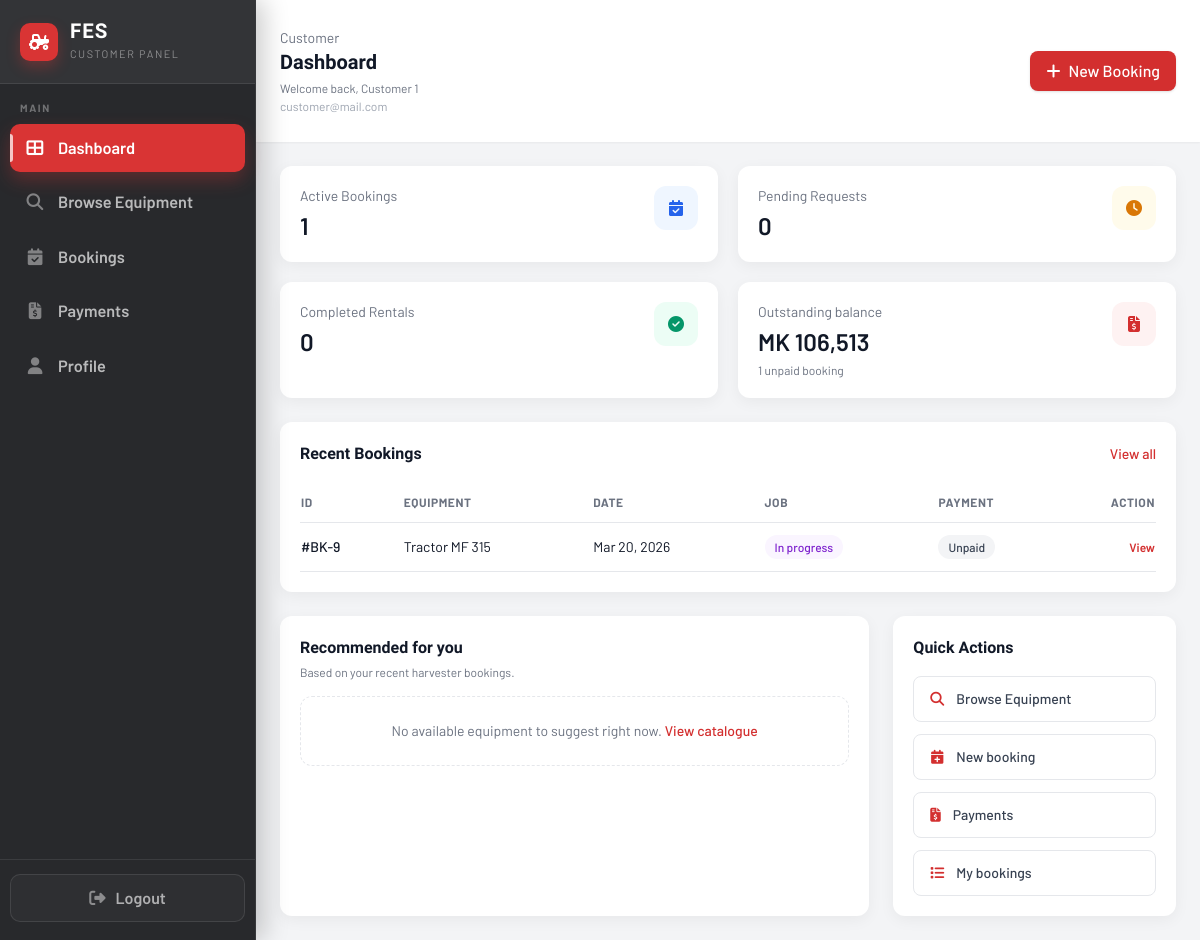
/Pages/customer/dashboard.php (signed in), run on an earlier commit of the app's database.
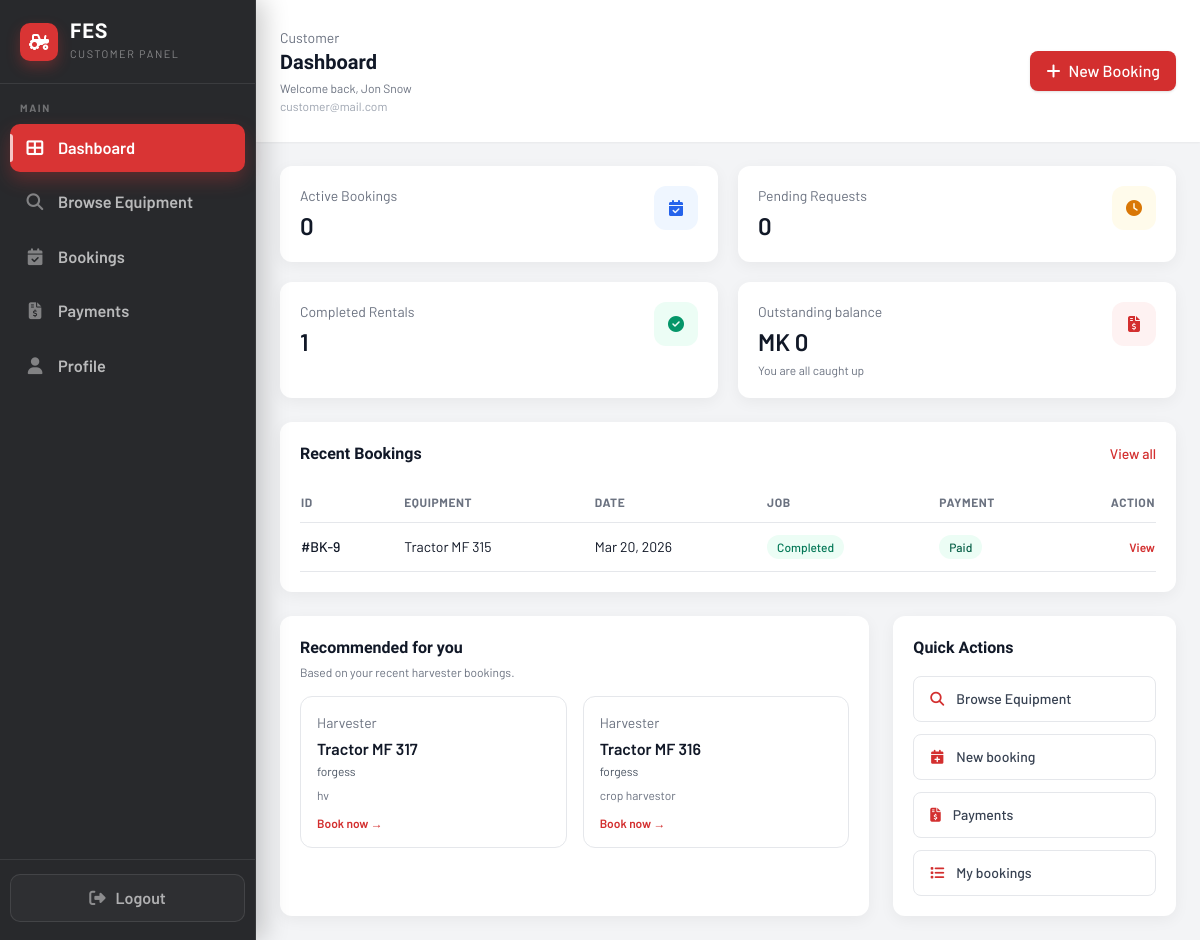
And on a later commit of the database.
### tables this page shows
CREATE TABLE IF NOT EXISTS `equipment` (
  `id` int NOT NULL AUTO_INCREMENT,
  `equipment_name` varchar(255) NOT NULL,
  `category` varchar(100) NOT NULL,
  `equipment_id` varchar(100) NOT NULL,
  `model` varchar(255) DEFAULT NULL,
  `description` text NOT NULL,
  `status` enum('available','in_use','maintenance','retired') NOT NULL DEFAULT 'available',
  `location` varchar(255) NOT NULL,
  `operator_id` int DEFAULT NULL,
  `purchase_date` date DEFAULT NULL,
  `daily_rate` decimal(10,2) NOT NULL,
  `hourly_rate` decimal(10,2) DEFAULT '0.00',
  `per_hectare_rate` decimal(10,2) DEFAULT NULL,
  `fuel_type` varchar(50) DEFAULT NULL,
  `total_usage_hours` int DEFAULT '0',
  `year_manufactured` int DEFAULT NULL,
  `weight_kg` decimal(10,2) DEFAULT NULL,
  `last_maintenance` date DEFAULT NULL,
  `icon` varchar(100) NOT NULL,
  `image_path` varchar(500) DEFAULT NULL,
  `created_at` timestamp NULL DEFAULT CURRENT_TIMESTAMP,
  `updated_at` timestamp NULL DEFAULT CURRENT_TIMESTAMP ON UPDATE CURRENT_TIMESTAMP,
  PRIMARY KEY (`id`),
  KEY `operator_id` (`operator_id`)
);

### Pages/customer/dashboard.php (the view, shortened to what the changed rows need)
<?php
require_once __DIR__ . '/../../includes/fes_date.php';
$customerName = trim((string)($_SESSION['name'] ?? 'Customer'));
$customerEmail = trim((string)($_SESSION['email'] ?? ''));
$bookingStats = [
    'pending' => 0,
    'confirmed' => 0,
    'in_progress' => 0,
    'completed' => 0,
    'cancelled' => 0
];
$recentBookings = [];
$recommendedEquipment = [];
$outstandingMk = 0;
$unpaidBookingCount = 0;
$preferredCategory = '';
try {
    $conn = getDBConnection();
    $customerId = (int)$_SESSION['user_id'];
    $sql = "SELECT status, COUNT(*) as total FROM bookings WHERE customer_id = ? GROUP BY status";
    if ($stmt = $conn->prepare($sql)) {
        $stmt->bind_param('i', $customerId);
        $stmt->execute();
        $res = $stmt->get_result();
        while ($row = $res->fetch_assoc()) {
            $status = $row['status'];
            if (isset($bookingStats[$status])) {
                $bookingStats[$status] = (int)$row['total'];
            }
        }
    }
    $sql = "SELECT COALESCE(SUM(CEIL(estimated_total_cost)), 0) AS owed, COUNT(*) AS cnt
            FROM bookings
            WHERE customer_id = ? AND status <> 'cancelled' AND payment_status <> 'paid'";
    if ($stmt = $conn->prepare($sql)) {
        $stmt->bind_param('i', $customerId);
        $stmt->execute();
        $row = $stmt->get_result()->fetch_assoc();
        if ($row) {
            $outstandingMk = (int)$row['owed'];
            $unpaidBookingCount = (int)$row['cnt'];
        }
    }
    $sql = "SELECT b.booking_id, b.booking_date, b.status, b.payment_status, e.equipment_name
            FROM bookings b
            JOIN equipment e ON e.equipment_id COLLATE utf8mb4_unicode_ci = b.equipment_id COLLATE utf8mb4_unicode_ci
            WHERE b.customer_id = ?
            ORDER BY b.created_at DESC
            LIMIT 5";
    if ($stmt = $conn->prepare($sql)) {
        $stmt->bind_param('i', $customerId);
        $stmt->execute();
        $res = $stmt->get_result();
        while ($row = $res->fetch_assoc()) {
            $recentBookings[] = $row;
        }
    }
    $sql = "SELECT e.category
            FROM bookings b
            JOIN equipment e ON e.equipment_id COLLATE utf8mb4_unicode_ci = b.equipment_id COLLATE utf8mb4_unicode_ci
            WHERE b.customer_id = ?
            ORDER BY b.created_at DESC
            LIMIT 1";
    if ($stmt = $conn->prepare($sql)) {
        $stmt->bind_param('i', $customerId);
        $stmt->execute();
        $r = $stmt->get_result()->fetch_assoc();
        if ($r && !empty($r['category'])) {
            $preferredCategory = (string)$r['category'];
        }
    }
    if ($preferredCategory !== '') {
        $sql = "SELECT equipment_id, equipment_name, category, model, description
                FROM equipment
                WHERE status = 'available' AND category = ?
                ORDER BY created_at DESC
                LIMIT 2";
        if ($stmt = $conn->prepare($sql)) {
            $stmt->bind_param('s', $preferredCategory);
            $stmt->execute();
            $res = $stmt->get_result();
            while ($row = $res->fetch_assoc()) {
                $recommendedEquipment[] = $row;
            }
        }
    }
} catch (Exception $e) {
    error_log('Customer dashboard data error: ' . $e->getMessage());
}
$activeBookings = $bookingStats['confirmed'] + $bookingStats['in_progress'];
$outstandingLabel = 'MK ' . number_format($outstandingMk);
function fes_dashboard_payment_badge(string $ps): array
{
    switch ($ps) {
        case 'paid':
            return ['Paid', 'bg-emerald-50 text-emerald-800'];
        default:
            return ['Unpaid', 'bg-gray-100 text-gray-700'];
    }
}
function fes_dashboard_teaser(string $text, int $max = 110): string
{
    $t = trim(preg_replace('/\s+/', ' ', $text));
    if (function_exists('mb_strlen') && function_exists('mb_substr')) {
        if (mb_strlen($t, 'UTF-8') <= $max) {
            return $t;
        }
        return rtrim(mb_substr($t, 0, $max - 1, 'UTF-8')) . '…';
    }
    return rtrim(substr($t, 0, $max - 1)) . '…';
}
?>
<!DOCTYPE html>
<html lang="en">
<head>
    <link rel="stylesheet" href="https://cdnjs.cloudflare.com/ajax/libs/font-awesome/6.4.0/css/all.min.css">
    <script src="https://cdn.tailwindcss.com"></script>
</head>
<body>
    <div class="min-h-screen w-full bg-gray-100">
        <div class="flex min-h-screen">
            <div class="flex-1 flex flex-col min-w-0 md:ml-64">
                <header class="bg-white px-6 py-7 flex items-center justify-between shadow-sm">
                    <div class="flex items-center gap-3">
                        <div>
                            <div class="text-sm text-gray-500">Customer</div>
                            <h1 class="text-xl font-semibold text-gray-900">Dashboard</h1>
                            <p class="text-xs text-gray-500 mt-1">Welcome back, <?php echo htmlspecialchars($customerName); ?></p>
                            <?php if ($customerEmail !== ''): ?>
                                <p class="text-xs text-gray-400 mt-0.5"><?php echo htmlspecialchars($customerEmail); ?></p>
                            <?php endif; ?>
                        </div>
                    </div>
                </header>
                <main class="flex-1 overflow-y-auto p-6">
                    <div class="grid grid-cols-1 sm:grid-cols-2 xl:grid-cols-4 gap-5 mb-6">
                        <div class="bg-white rounded-xl shadow-card p-5 flex items-start justify-between">
                            <div>
                                <div class="text-sm text-gray-500">Active Bookings</div>
                                <div class="mt-1 text-2xl font-semibold text-gray-900"><?php echo htmlspecialchars((string)$activeBookings); ?></div>
                            </div>
                        </div>
                        <div class="bg-white rounded-xl shadow-card p-5 flex items-start justify-between">
                            <div>
                                <div class="text-sm text-gray-500">Completed Rentals</div>
                                <div class="mt-1 text-2xl font-semibold text-gray-900"><?php echo htmlspecialchars((string)$bookingStats['completed']); ?></div>
                            </div>
                        </div>
                        <div class="bg-white rounded-xl shadow-card p-5 flex items-start justify-between">
                            <div>
                                <div class="text-sm text-gray-500">Outstanding balance</div>
                                <div class="mt-1 text-2xl font-semibold text-gray-900"><?php echo htmlspecialchars($outstandingLabel); ?></div>
                                <?php if ($unpaidBookingCount > 0): ?>
                                    <div class="mt-1 text-xs text-gray-500"><?php echo (int)$unpaidBookingCount; ?> unpaid booking<?php echo $unpaidBookingCount === 1 ? '' : 's'; ?></div>
                                <?php elseif ($outstandingMk === 0): ?>
                                    <div class="mt-1 text-xs text-gray-500">You are all caught up</div>
                                <?php endif; ?>
                            </div>
                        </div>
                    </div>
                    <section class="bg-white rounded-xl shadow-card p-5">
                        <div class="flex items-center justify-between mb-4">
                            <h2 class="text-base font-semibold text-gray-900">Recent Bookings</h2>
                        </div>
                        <div class="overflow-x-auto">
                            <table class="min-w-full">
                                <thead>
                                    <tr class="text-left text-xs font-medium text-gray-500 border-b uppercase tracking-wider">
                                        <th class="py-3 pr-4">ID</th>
                                        <th class="py-3 pr-4">Equipment</th>
                                        <th class="py-3 pr-4">Date</th>
                                        <th class="py-3 pr-4">Job</th>
                                        <th class="py-3 pr-4">Payment</th>
                                        <th class="py-3 text-right">Action</th>
                                    </tr>
                                </thead>
                                <tbody class="text-sm text-gray-900">
                                    <?php if (!empty($recentBookings)): ?>
                                        <?php foreach ($recentBookings as $row): ?>
                                            <?php
                                                $status = $row['status'] ?? 'pending';
                                                $badgeClasses = [
                                                    'pending' => 'bg-amber-50 text-amber-700',
                                                    'confirmed' => 'bg-blue-50 text-blue-700',
                                                    'in_progress' => 'bg-purple-50 text-purple-700',
                                                    'completed' => 'bg-emerald-50 text-emerald-700',
                                                    'cancelled' => 'bg-gray-100 text-gray-700'
                                                ];
                                                $badgeClass = $badgeClasses[$status] ?? 'bg-gray-100 text-gray-700';
                                                $paySt = $row['payment_status'] ?? 'unpaid';
                                                [$payLabel, $payClass] = fes_dashboard_payment_badge($paySt);
                                                $rid = (int)($row['booking_id'] ?? 0);
                                            ?>
                                            <tr class="border-b hover:bg-gray-50">
                                                <td class="py-3 pr-4 font-medium">#BK-<?php echo htmlspecialchars((string)$row['booking_id']); ?></td>
                                                <td class="py-3 pr-4"><?php echo htmlspecialchars($row['equipment_name'] ?? 'N/A'); ?></td>
                                                <td class="py-3 pr-4">
                                                    <?php echo htmlspecialchars(fes_format_date_safe($row['booking_date'] ?? null, 'M d, Y', 'N/A')); ?>
                                                </td>
                                                <td class="py-3 pr-4">
                                                    <span class="inline-flex items-center px-2.5 py-1 rounded-full text-xs font-medium <?php echo $badgeClass; ?>">
                                                        <?php echo htmlspecialchars(ucfirst(str_replace('_', ' ', $status))); ?>
                                                    </span>
                                                </td>
                                                <td class="py-3 pr-4">
                                                    <span class="inline-flex items-center px-2.5 py-1 rounded-full text-xs font-medium <?php echo $payClass; ?>">
                                                        <?php echo htmlspecialchars($payLabel); ?>
                                                    </span>
                                                </td>
                                                <td class="py-3 text-right">
                                                    <a href="booking-details.php?id=<?php echo $rid; ?>" class="text-fes-red hover:text-[#b71c1c] text-xs font-semibold whitespace-nowrap">View</a>
                                                </td>
                                            </tr>
                                        <?php endforeach; ?>
                                    <?php else: ?>
                                        <tr>
                                            <td class="py-6 text-center text-sm text-gray-500" colspan="6">No bookings yet. <a href="../equipment.php" class="text-fes-red font-medium hover:underline">Browse equipment</a> to get started.</td>
                                        </tr>
                                    <?php endif; ?>
                                </tbody>
                            </table>
                        </div>
                    </section>
                    <div class="grid grid-cols-1 lg:grid-cols-3 gap-6 mt-6">
                        <section class="lg:col-span-2 bg-white rounded-xl shadow-card p-5">
                            <div class="flex items-start justify-between gap-3 mb-4">
                                <div>
                                    <h2 class="text-base font-semibold text-gray-900">Recommended for you</h2>
                                </div>
                            </div>
                            <div class="grid grid-cols-1 sm:grid-cols-2 gap-4">
                                <?php if (!empty($recommendedEquipment)): ?>
                                    <?php foreach ($recommendedEquipment as $eq): ?>
                                        <?php
                                            $ename = htmlspecialchars((string)($eq['equipment_name'] ?? ''), ENT_QUOTES, 'UTF-8');
                                            $ecat = htmlspecialchars(ucfirst((string)($eq['category'] ?? '')), ENT_QUOTES, 'UTF-8');
                                            $emodel = trim((string)($eq['model'] ?? ''));
                                            $emodelH = htmlspecialchars($emodel, ENT_QUOTES, 'UTF-8');
                                            $teaser = fes_dashboard_teaser((string)($eq['description'] ?? ''));
                                        ?>
                                        <a href="../booking.php?equipment_id=<?php echo rawurlencode((string)($eq['equipment_id'] ?? '')); ?>" class="block rounded-xl border border-gray-200 p-4 hover:bg-gray-50 hover:border-gray-300 transition text-left no-underline">
                                            <div class="text-sm text-gray-500"><?php echo $ecat !== '' ? $ecat : 'Equipment'; ?></div>
                                            <div class="mt-1 font-semibold text-gray-900"><?php echo $ename; ?></div>
                                            <?php if ($emodel !== ''): ?>
                                                <div class="text-xs text-gray-600 mt-0.5"><?php echo $emodelH; ?></div>
                                            <?php endif; ?>
                                            <div class="mt-2 text-xs text-gray-500"><?php echo htmlspecialchars($teaser, ENT_QUOTES, 'UTF-8'); ?></div>
                                            <div class="mt-3 text-xs font-semibold text-fes-red">Book now →</div>
                                        </a>
                                    <?php endforeach; ?>
                                <?php else: ?>
                                    <div class="sm:col-span-2 rounded-xl border border-dashed border-gray-200 p-6 text-center text-sm text-gray-500">
                                        No available equipment to suggest right now. <a href="../equipment.php" class="text-fes-red font-medium hover:underline">View catalogue</a>
                                    </div>
                                <?php endif; ?>
                            </div>
                        </section>
                        <section class="bg-white rounded-xl shadow-card p-5">
                            <h2 class="text-base font-semibold text-gray-900 mb-4">Quick Actions</h2>
                        </section>
                    </div>
                </main>
            </div>
        </div>
    </div>
</body>
</html>

What changed in the data, as far as the page shows it:
added equipment: category "Harvester", equipment_name "Tractor MF 317", model "forgess", description "hv"
added equipment: category "Harvester", equipment_name "Tractor MF 316", model "forgess", description "crop harvestor"
Also different on the page:
$customerName: "Customer 1" → "Jon Snow"
$activeBookings: "1" → "0"
$bookingStats['completed']: "0" → "1"
$outstandingLabel: "MK 106,513" → "MK 0"
$unpaidBookingCount: "1" → (not shown)
text no longer shown: "unpaid booking No available equipment to suggest right now. View catalogue"
text now shown: "You are all caught up"
new list line: "#BK- 9 Tractor MF 315 Mar 20, 2026 Completed Paid View"
list line gone: "#BK- 9 Tractor MF 315 Mar 20, 2026 In progress Unpaid View"
